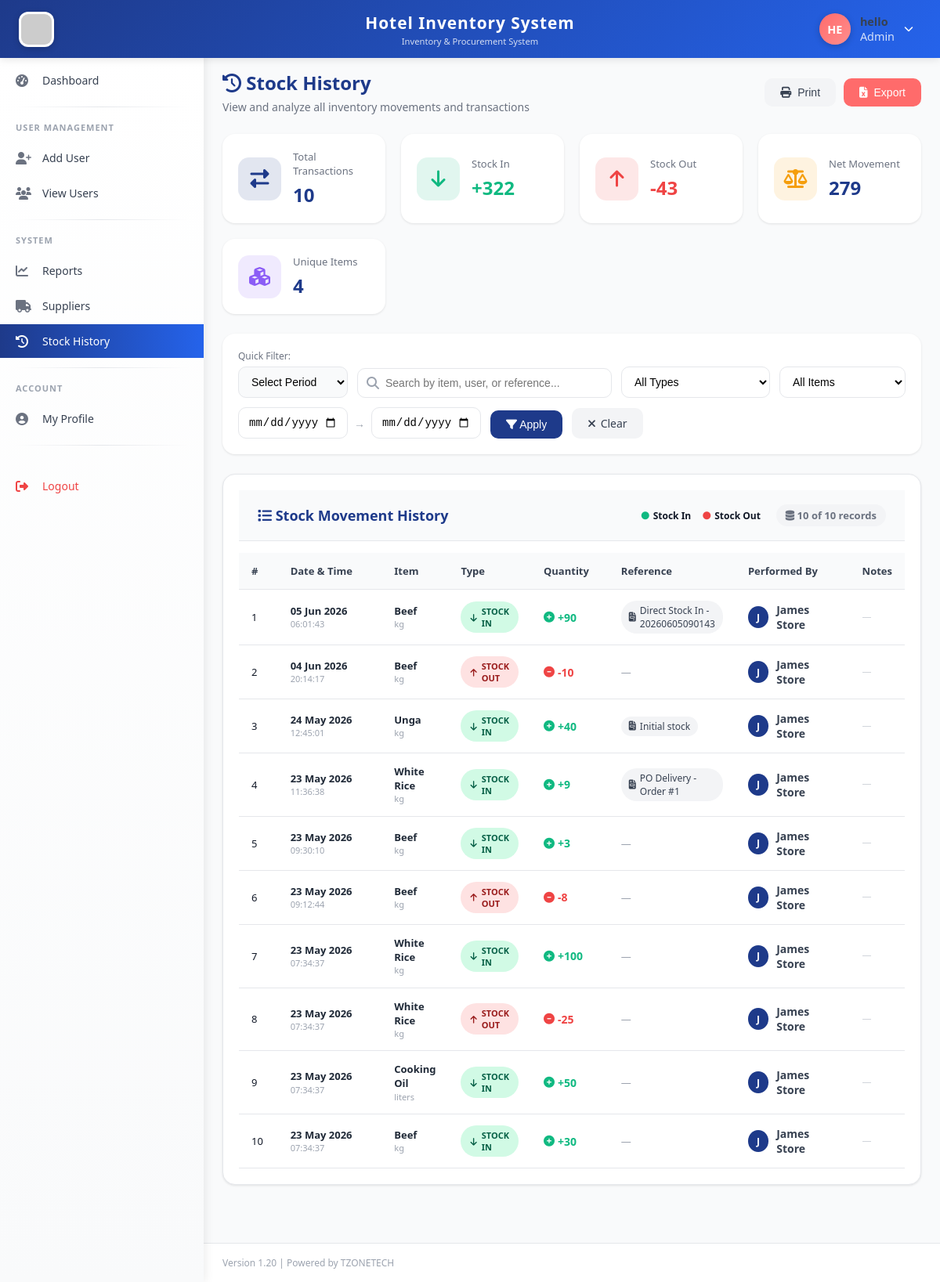
Page /storekeeper/stock_history.php (signed in) on the committed database.
### tables this page shows
CREATE TABLE `users` (
  `id` int(11) NOT NULL,
  `fullname` varchar(100) NOT NULL,
  `username` varchar(50) NOT NULL,
  `password` varchar(255) NOT NULL,
  `email` varchar(100) NOT NULL,
  `phone` varchar(20) DEFAULT NULL,
  `role_id` int(11) NOT NULL,
  `status` enum('active','inactive') DEFAULT 'active',
  `created_at` timestamp NOT NULL DEFAULT current_timestamp(),
  `phone_verified` tinyint(4) DEFAULT 0,
  `reset_token` varchar(100) DEFAULT NULL,
  `reset_expires` datetime DEFAULT NULL,
  `profile_picture` varchar(255) DEFAULT NULL,
  `updated_at` timestamp NOT NULL DEFAULT current_timestamp() ON UPDATE current_timestamp()
);

CREATE TABLE `stock_movements` (
  `id` int(11) NOT NULL,
  `item_id` int(11) NOT NULL,
  `movement_type` enum('IN','OUT') NOT NULL,
  `quantity` int(11) NOT NULL,
  `reference_no` varchar(100) DEFAULT NULL,
  `notes` text DEFAULT NULL,
  `performed_by` int(11) NOT NULL,
  `created_at` timestamp NOT NULL DEFAULT current_timestamp()
);

CREATE TABLE `inventory_items` (
  `id` int(11) NOT NULL,
  `item_name` varchar(100) NOT NULL,
  `category` varchar(50) DEFAULT NULL,
  `unit` varchar(20) DEFAULT NULL,
  `current_stock` int(11) DEFAULT 0,
  `minimum_stock` int(11) DEFAULT 10,
  `maximum_stock` int(11) DEFAULT 500,
  `unit_price` decimal(10,2) DEFAULT NULL,
  `supplier_id` int(11) DEFAULT NULL,
  `location` varchar(100) DEFAULT NULL,
  `status` enum('active','inactive') DEFAULT 'active',
  `created_at` timestamp NOT NULL DEFAULT current_timestamp(),
  `updated_at` timestamp NOT NULL DEFAULT current_timestamp() ON UPDATE current_timestamp()
);

### storekeeper/stock_history.php (the view, shortened to what the rows shown need)
<?php
require_once '../includes/auth_check.php';
$page = isset($_GET['page']) ? (int)$_GET['page'] : 1;
$limit = 20;
$offset = ($page - 1) * $limit;
$where_conditions = ["1=1"];
$where_clause = implode(' AND ', $where_conditions);
$sql = "SELECT sm.*,
               i.item_name,
               i.unit,
               u.fullname as performed_by_name,
               po.po_number,
               CASE
                   WHEN sm.movement_type = 'IN' THEN 'Stock In'
                   ELSE 'Stock Out'
               END as movement_type_name
        FROM stock_movements sm
        JOIN inventory_items i ON sm.item_id = i.id
        JOIN users u ON sm.performed_by = u.id
        LEFT JOIN purchase_orders po ON sm.reference_no = CONCAT('PO-', po.po_number)
        WHERE $where_clause
        ORDER BY sm.created_at DESC
        LIMIT $offset, $limit";
$result = $db->query($sql);
$movements = $result->fetch_all(MYSQLI_ASSOC);
include '../templates/header.php';
?>
<div class="main-content">
    <div class="page-header">
        <div>
            <h1><i class="fas fa-history"></i> Stock History</h1>
        </div>
    </div>
    <div class="card">
        <div class="card-body">
            <?php if(count($movements) > 0): ?>
                <div class="table-responsive">
                    <table class="data-table" id="stockHistoryTable">
                        <thead>
                            <tr>
                                <th width="50">#</th>
                                <th width="140">Date & Time</th>
                                <th>Item</th>
                                <th width="100">Type</th>
                                <th width="100">Quantity</th>
                                <th width="160">Reference</th>
                                <th width="150">Performed By</th>
                                <th>Notes</th>
                            </tr>
                        </thead>
                        <tbody>
                            <?php $counter = $offset + 1; foreach($movements as $movement): ?>
                                <tr class="movement-row" data-type="<?php echo $movement['movement_type']; ?>">
                                    <td class="text-center"><?php echo $counter++; ?></td>
                                    <td>
                                        <div class="date-cell">
                                            <div class="date-day"><?php echo date('d M Y', strtotime($movement['created_at'])); ?></div>
                                            <div class="date-time"><?php echo date('H:i:s', strtotime($movement['created_at'])); ?></div>
                                        </div>
                                    </td>
                                    <td>
                                        <div class="item-cell">
                                            <div class="item-name"><?php echo htmlspecialchars($movement['item_name']); ?></div>
                                            <div class="item-unit"><?php echo htmlspecialchars($movement['unit']); ?></div>
                                        </div>
                                    </td>
                                    <td>
                                        <?php if($movement['movement_type'] == 'IN'): ?>
                                            <span class="type-badge in">
                                                <i class="fas fa-arrow-down"></i> STOCK IN
                                            </span>
                                        <?php else: ?>
                                            <span class="type-badge out">
                                                <i class="fas fa-arrow-up"></i> STOCK OUT
                                            </span>
                                        <?php endif; ?>
                                    </td>
                                    <td>
                                        <?php if($movement['movement_type'] == 'IN'): ?>
                                            <span class="quantity in">
                                                <i class="fas fa-plus-circle"></i> +<?php echo number_format($movement['quantity']); ?>
                                            </span>
                                        <?php else: ?>
                                            <span class="quantity out">
                                                <i class="fas fa-minus-circle"></i> -<?php echo number_format($movement['quantity']); ?>
                                            </span>
                                        <?php endif; ?>
                                    </td>
                                    <td>
                                        <?php
                                        $reference_display = '';
                                        if ($movement['reference_no']) {
                                            if (strpos($movement['reference_no'], 'PO-') !== false || strpos($movement['reference_no'], 'Purchase Order') !== false) {
                                                if (preg_match('/PO-\d+/', $movement['reference_no'], $matches)) {
                                                    $reference_display = $matches[0];
                                                } elseif ($movement['po_number']) {
                                                    $reference_display = 'PO-' . $movement['po_number'];
                                                } else {
                                                    $reference_display = htmlspecialchars($movement['reference_no']);
                                                }
                                            } else {
                                                $reference_display = htmlspecialchars($movement['reference_no']);
                                            }
                                        }
                                        ?>
                                        <?php if($reference_display): ?>
                                            <span class="reference-badge">
                                                <i class="fas fa-file-invoice"></i> <?php echo $reference_display; ?>
                                            </span>
                                        <?php else: ?>
                                            <span class="no-reference">—</span>
                                        <?php endif; ?>
                                    </td>
                                    <td>
                                        <div class="user-cell">
                                            <div class="user-avatar">
                                                <?php
                                                    $name_parts = explode(' ', $movement['performed_by_name']);
                                                    $initial = strtoupper(substr($name_parts[0], 0, 1));
                                                ?>
                                                <span class="avatar-initial"><?php echo $initial; ?></span>
                                            </div>
                                            <span class="user-name"><?php echo htmlspecialchars($movement['performed_by_name']); ?></span>
                                        </div>
                                    </td>
                                    <td>
                                        <div class="notes-cell" title="<?php echo htmlspecialchars($movement['notes'] ?? ''); ?>">
                                            <?php if($movement['notes']): ?>
                                                <?php
                                                $clean_notes = str_replace('PO Delivery - Order #', 'PO ', $movement['notes']);
                                                $clean_notes = str_replace('New Purchase Order', 'PO Received', $clean_notes);
                                                echo nl2br(htmlspecialchars(substr($clean_notes, 0, 60)));
                                                ?>
                                                <?php if(strlen($movement['notes']) > 60): ?>
                                                    <span class="notes-more">...</span>
                                                <?php endif; ?>
                                            <?php else: ?>
                                                <span class="no-notes">—</span>
                                            <?php endif; ?>
                                        </div>
                                    </td>
                                </tr>
                            <?php endforeach; ?>
                        </tbody>
                    </table>
                </div>
            <?php endif; ?>
        </div>
    </div>
</div>
<?php include '../templates/footer.php'; ?>

### templates/header.php (shortened to what the rows shown need)
<!DOCTYPE html>
<html lang="en">
<head>
    <link rel="stylesheet" href="https://cdnjs.cloudflare.com/ajax/libs/font-awesome/6.4.0/css/all.min.css">
    <link rel="stylesheet" href="<?php echo APP_URL; ?>/assets/css/style.css">
</head>
<body>
    <div class="top-header">
        <div class="header-right">
            <div class="user-info" id="userInfoBtn">
                <div class="user-avatar-circle" id="userAvatar">
                    <?php
                    $user_id = $_SESSION['user_id'] ?? 0;
                    $profile_pic = '';
                    $fullname = $_SESSION['fullname'] ?? 'User';
                    if ($user_id > 0 && isset($db)) {
                        $pic_sql = "SELECT profile_picture, fullname FROM users WHERE id = ?";
                        $pic_stmt = $db->prepare($pic_sql);
                        $pic_stmt->bind_param("i", $user_id);
                        $pic_stmt->execute();
                        $pic_result = $pic_stmt->get_result();
                        if ($pic_row = $pic_result->fetch_assoc()) {
                            $profile_pic = $pic_row['profile_picture'];
                            $fullname = $pic_row['fullname'];
                        }
                    }
                    $profile_pic_path = '';
                    if ($profile_pic_path && !empty($profile_pic)):
                    ?>
                        <img src="<?php echo $profile_pic_path; ?>?t=<?php echo time(); ?>" alt="Profile" id="headerProfileImg">
                    <?php else:
                        $name_parts = explode(' ', $fullname);
                        $initial = strtoupper(substr($name_parts[0], 0, 1));
                        if (isset($name_parts[1])) {
                            $initial .= strtoupper(substr($name_parts[1], 0, 1));
                        } else if (strlen($name_parts[0]) > 1) {
                            $initial .= strtoupper(substr($name_parts[0], 1, 1));
                        } else {
                            $initial .= strtoupper(substr($fullname, 0, 1));
                        }
                    ?>
                        <span id="headerInitials"><?php echo $initial; ?></span>
                    <?php endif; ?>
                </div>
                <div class="user-details">
                    <span class="user-name" id="headerUserName"><?php echo htmlspecialchars($fullname); ?></span>
                    <span class="user-role"><?php echo $_SESSION['role'] ?? 'Guest'; ?></span>
                </div>
            </div>
        </div>
    </div>

### rows in the picture
users: fullname "HE", fullname "hello"
stock_movements: created_at "05 Jun 2026", created_at "06:01:43", item.item_name "Beef", item.unit "kg", movement_type "IN" (drawn), quantity "90", reference_no "Direct Stock In - 20260605090143", performed_by.fullname "J", performed_by.fullname "James Store"
stock_movements: created_at "04 Jun 2026", created_at "20:14:17", item.item_name "Beef", item.unit "kg", movement_type "OUT" (drawn), quantity "10", performed_by.fullname "J", performed_by.fullname "James Store"
stock_movements: created_at "24 May 2026", created_at "12:45:01", item.item_name "Unga", item.unit "kg", movement_type "IN" (drawn), quantity "40", reference_no "Initial stock", performed_by.fullname "J", performed_by.fullname "James Store"
stock_movements: created_at "23 May 2026", created_at "11:36:38", item.item_name "White Rice", item.unit "kg", movement_type "IN" (drawn), quantity "9", reference_no "PO Delivery - Order #1", performed_by.fullname "J", performed_by.fullname "James Store"
stock_movements: created_at "23 May 2026", created_at "09:30:10", item.item_name "Beef", item.unit "kg", movement_type "IN" (drawn), quantity "3", performed_by.fullname "J", performed_by.fullname "James Store"
stock_movements: created_at "23 May 2026", created_at "09:12:44", item.item_name "Beef", item.unit "kg", movement_type "OUT" (drawn), quantity "8", performed_by.fullname "J", performed_by.fullname "James Store"
stock_movements: created_at "23 May 2026", created_at "07:34:37", item.item_name "White Rice", item.unit "kg", movement_type "IN" (drawn), quantity "100", performed_by.fullname "J", performed_by.fullname "James Store"
stock_movements: created_at "23 May 2026", created_at "07:34:37", item.item_name "White Rice", item.unit "kg", movement_type "OUT" (drawn), quantity "25", performed_by.fullname "J", performed_by.fullname "James Store"
stock_movements: created_at "23 May 2026", created_at "07:34:37", item.item_name "Cooking Oil", item.unit "liters", movement_type "IN" (drawn), quantity "50", performed_by.fullname "J", performed_by.fullname "James Store"
stock_movements: created_at "23 May 2026", created_at "07:34:37", item.item_name "Beef", item.unit "kg", movement_type "IN" (drawn), quantity "30", performed_by.fullname "J", performed_by.fullname "James Store"

### other values in the picture
APP_NAME "Hotel Inventory System"
$_SESSION['role'] "Admin"
$summary['total_transactions'] "10"
$summary['total_in'] "322"
$summary['total_out'] "43"
$summary['total_in'] - $summary['total_out'] "279"
$summary['unique_items'] "4"
count($movements) "10"
$total_items "10"
